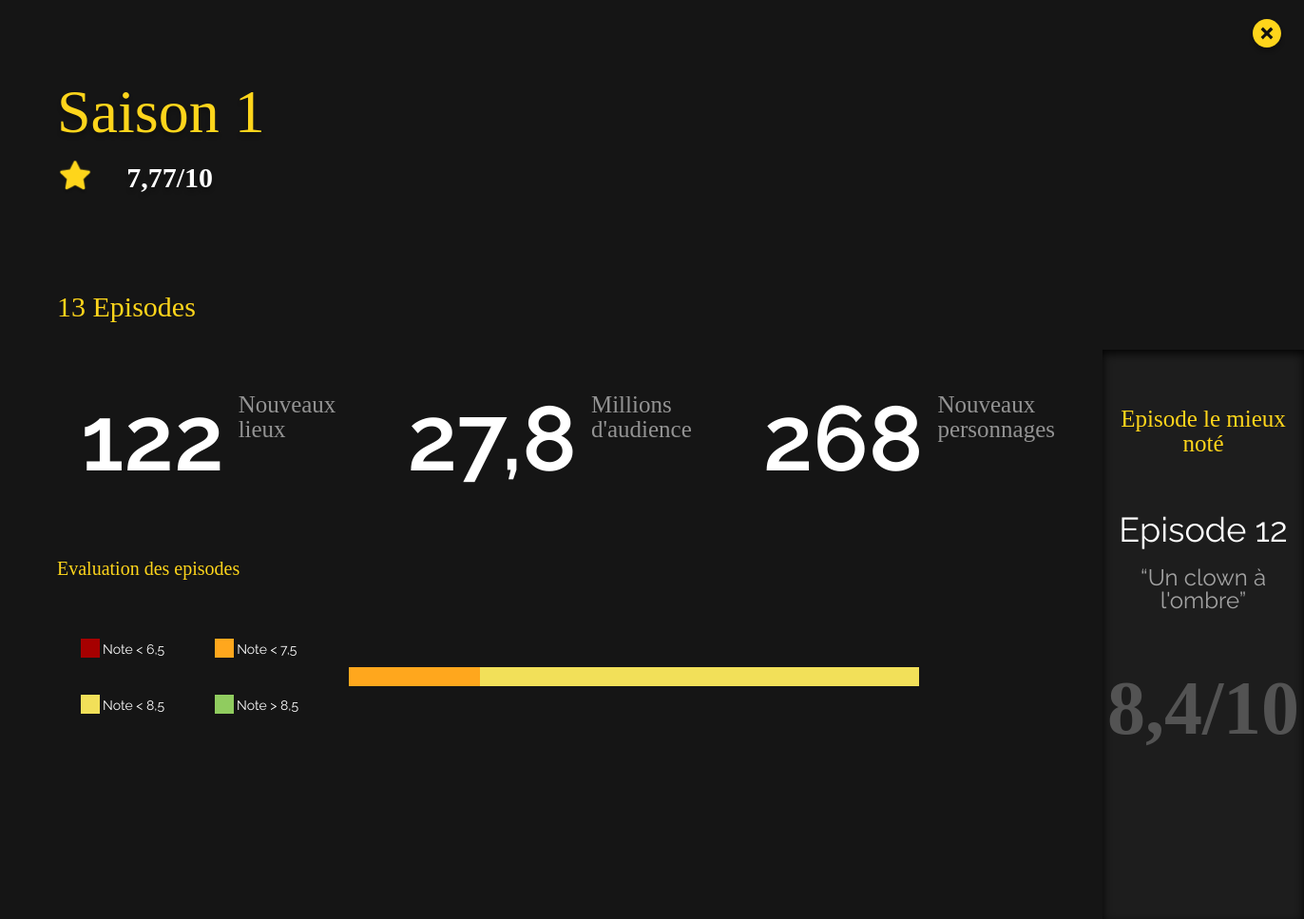
Page /saison.php?id=1 on the committed database.
### tables this page shows
CREATE TABLE `diffusion` (
  `id` int(2) DEFAULT NULL,
  `saisons` int(2) DEFAULT NULL,
  `e1` varchar(3) DEFAULT NULL,
  `e2` varchar(3) DEFAULT NULL,
  `e3` varchar(3) DEFAULT NULL,
  `e4` varchar(3) DEFAULT NULL,
  `e5` varchar(3) DEFAULT NULL,
  `e6` varchar(3) DEFAULT NULL,
  `e7` varchar(3) DEFAULT NULL,
  `e8` varchar(3) DEFAULT NULL,
  `e9` varchar(3) DEFAULT NULL,
  `e10` varchar(3) DEFAULT NULL,
  `e11` varchar(3) DEFAULT NULL,
  `e12` varchar(3) DEFAULT NULL,
  `e13` varchar(3) DEFAULT NULL,
  `e14` varchar(3) DEFAULT NULL,
  `e15` varchar(3) DEFAULT NULL,
  `e16` varchar(3) DEFAULT NULL,
  `e17` varchar(3) DEFAULT NULL,
  `e18` varchar(3) DEFAULT NULL,
  `e19` varchar(3) DEFAULT NULL,
  `e20` varchar(3) DEFAULT NULL,
  `e21` varchar(3) DEFAULT NULL,
  `e22` varchar(3) DEFAULT NULL,
  `e23` varchar(3) DEFAULT NULL,
  `e24` varchar(3) DEFAULT NULL,
  `e25` varchar(3) DEFAULT NULL,
  `notemoy` varchar(4) DEFAULT NULL,
  `nbrepisode` int(2) DEFAULT NULL,
  `nrouge` int(2) DEFAULT NULL,
  `prouge` decimal(3,2) DEFAULT NULL,
  `norange` int(2) DEFAULT NULL,
  `porange` decimal(3,2) DEFAULT NULL,
  `njaune` int(2) DEFAULT NULL,
  `pjaune` varchar(4) DEFAULT NULL,
  `nvert` int(2) DEFAULT NULL,
  `pvert` int(1) DEFAULT NULL,
  `meilleurenote` varchar(3) DEFAULT NULL,
  `numeromeilleurenote` int(2) DEFAULT NULL,
  `titremeilleurenote` varchar(58) DEFAULT NULL,
  `imagemeilleurenote` varchar(60) DEFAULT NULL,
  `audience` varchar(4) DEFAULT NULL,
  `newpersonnages` int(3) DEFAULT NULL,
  `newlieux` int(3) DEFAULT NULL
);

### saison.php (the view, shortened to what this page needs)
<?php
    include './config.php';
    $id = $_GET['id'];
    $query = $pdo->query('SELECT * FROM diffusion WHERE id = '.$id);
    $saison = $query->fetch();
?>
<!DOCTYPE html>
<html lang="en">
<head>
    <link href="./styles/saison.css" rel="stylesheet">
</head>
<body style="background-image: url('<?= $saison->imagemeilleurenote ?>');">
    <h2>Saison <?= $saison->saisons ?></h2>
    <div class="saison-moyenne">
        <img src="./images/star.png">
        <h4><?= $saison->notemoy ?>/10</h4>
    </div>
    <a href="diffusion.php"><img src="./images/CLOSE.svg" class="close"></a>
    <div class="container">
        <div class="numbers">
            <h4><?= $saison->nbrepisode ?>  Episodes</h4>
            <div class="statistics">
                <div class="location">
                    <h3><?= $saison->newlieux ?></h3>
                    <h6>Nouveaux<br>lieux</h6>
                </div>
                <div class="audience">
                    <h3><?= $saison->audience ?></h3>
                    <h6>Millions<br>d'audience</h6>
                </div>
                <div class="caracters">
                    <h3><?= $saison->newpersonnages ?></h3>
                    <h6>Nouveaux<br>personnages</h6>
                </div>
            </div>
            <h5>Evaluation des episodes</h5>
            <div class="graph">
                <div class="legend">
                    <div class="notes-negatives">
                        <div class="rouge flex">
                            <div></div>
                            <p>Note < 6,5</p>
                        </div>
                        <div class="orange flex">
                            <div></div>
                            <p>Note < 7,5</p>
                        </div>
                    </div>
                    <div class="notes-positives">
                        <div class="jaune flex">
                            <div></div>
                            <p>Note < 8,5</p>
                        </div>
                        <div class="vert flex">
                            <div></div>
                            <p>Note > 8,5</p>
                        </div>
                    </div>
                </div>
                <div class="bars">
                    <div class="yellowbar" style="transform: scaleX(<?= $saison->pjaune ?>);"></div>
                    <div class="orangebar" style="transform: scaleX(<?= $saison->porange ?>);"></div>
                </div>
            </div>
        </div>
        <div class="fact">
            <h4>Episode le mieux noté</h4>
            <h5>Episode <?= $saison->numeromeilleurenote ?></h5>
            <h6>“<?= $saison->titremeilleurenote ?>”</h6>
            <h3><?= $saison->meilleurenote ?>/10</h3>
        </div>
    </div>
</body>
</html>

### styles/saison.css (style rules this page uses)
html,body { margin: 0; padding: 0; position: relative; background-attachment: local, scroll; width: 100%; height: 100%; background-color: #151515; background-size: contain; background-repeat: no-repeat; }
h2 { margin: 0em; margin-left: 60px; padding-top: 70px; font-family: 'Simpsonfont'; font-style: normal; font-weight: normal; font-size: 64px; line-height: 96px; color: #FED51B; text-shadow: 0px 4px 4px rgba(0, 0, 0, 0.25); }
div.saison-moyenne { margin-left: 60px; width: 170px; display: flex; justify-content: space-between; }
div.saison-moyenne h4 { margin: 6px; font-family: 'Theboldfont'; font-style: normal; font-weight: bold; font-size: 30px; line-height: 30px; color: #FFFFFF; text-shadow: 0px 4px 4px rgba(0, 0, 0, 0.25); }
div.saison-moyenne img { height: 39px; }
img.close { position: absolute; top: 20px; right: 20px; }
div.container { margin-top: 60px; margin-left: 60px; display: flex; justify-content: space-between; }
div.numbers h4 { font-family: 'Simpsonfont'; font-style: normal; font-weight: normal; font-size: 30px; line-height: 102.44%; color: #FED51B; }
div.numbers div.statistics { margin-top: 75px; display: flex; justify-content: space-around; }
div.numbers div.statistics div { display: flex; margin-right: 50px; margin-left: 25px; }
div.numbers div.statistics h3 { margin: 0; margin-right: 15px; font-family: 'Raleway'; font-style: normal; font-weight: 600; font-size: 96px; line-height: 102.44%; text-align: right; color: #FFFFFF; }
div.numbers div.statistics h6 { margin: 0; font-family: 'Simpsonfont'; font-style: normal; font-weight: normal; font-size: 25px; line-height: 102.44%; color: #939393; }
div.numbers h5 { margin-top: 75px; font-family: 'Simpsonfont'; font-style: normal; font-weight: normal; font-size: 20px; line-height: 128.82%; color: #FED51B; }
div.graph { margin-top: 60px; display: flex; }
div.graph div.legend { margin-left: 25px; }
div.graph div.legend div.notes-negatives { display: flex; }
div.graph div.legend div.notes-positives { display: flex; margin-top: 35px; }
div.notes-negatives div.flex { display: flex; margin-right: 50px; }
div.notes-positives div.flex { display: flex; margin-right: 50px; }
div.legend div.flex p { margin: 3px; font-family: 'Raleway'; font-style: normal; font-weight: normal; font-size: 14px; line-height: 128.82%; color: #FFFFFF; }
div.notes-negatives div.rouge div { width: 20px; height: 20px; background: #A60000; }
div.notes-negatives div.orange div { width: 20px; height: 20px; background: #FFA71D; }
div.notes-positives div.jaune div { width: 20px; height: 20px; background: #F2E059; }
div.notes-positives div.vert div { width: 20px; height: 20px; background: #90CC5F; }
div.bars { margin-top: 30px; position: relative; }
div.bars div { position: absolute; height: 20px; width: 600px; transform-origin: 0% 50%; }
div.yellowbar { background: #F2E059; }
div.orangebar { background: #FFA71D; }
div.fact { width: 426px; height: 599px; margin-top: 100px; background: #1D1D1D; box-shadow: inset 0px 3.9975px 9.99376px rgba(0, 0, 0, 0.85); }
div.fact h4 { margin-top: 60px; margin-bottom: 60px; font-family: 'Simpsonfont'; font-style: normal; font-weight: normal; font-size: 25px; line-height: 102.44%; text-align: center; color: #FED51B; }
div.fact h5 { margin: 0; font-family: 'Raleway'; font-style: normal; font-weight: normal; font-size: 36px; line-height: 102.44%; text-align: center; color: #FFFFFF; }
div.fact h6 { margin: 0; margin-top: 20px; padding: 0 20px; font-family: 'Raleway'; font-style: normal; font-weight: normal; font-size: 24px; line-height: 102.44%; text-align: center; color: #A2A2A2; }
div.fact h3 { margin-top: 60px; font-family: 'Theboldfont'; font-style: normal; font-weight: bold; font-size: 80px; line-height: 102.44%; text-align: center; color: #535353; }

### rows in the picture
diffusion: saisons "1", notemoy "7,77", nbrepisode "13", newlieux "122", audience "27,8", newpersonnages "268", numeromeilleurenote "12", titremeilleurenote "Un clown à l'ombre", meilleurenote "8,4"
